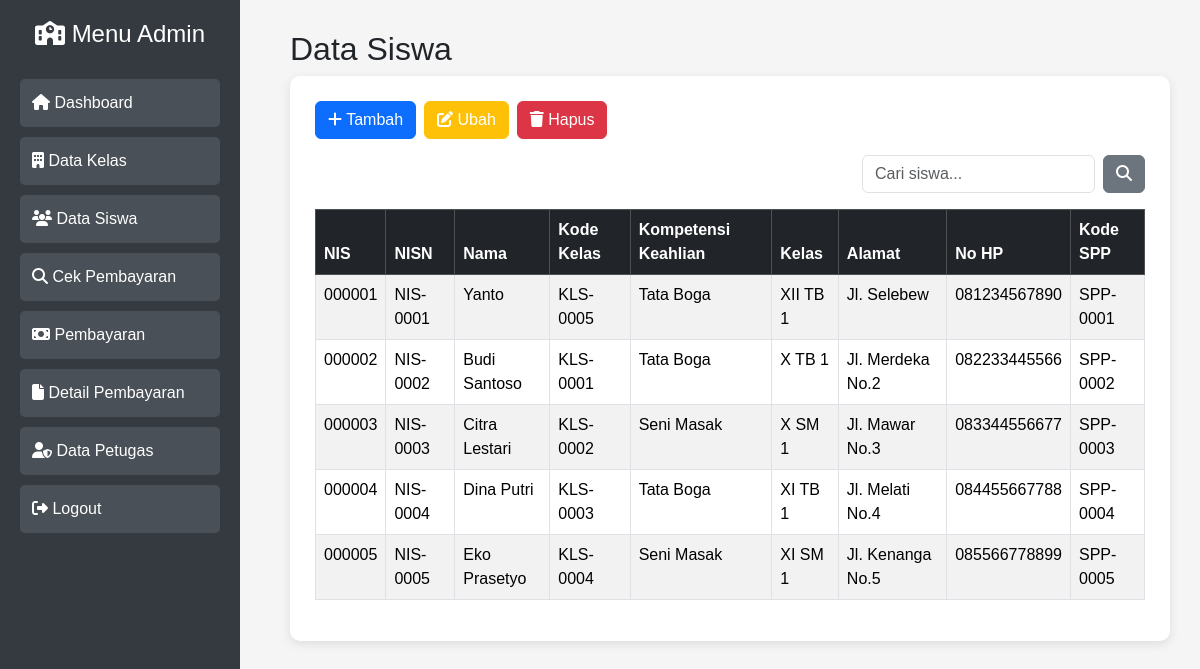
Page /siswa/index.php (signed in) on the committed database.
### tables this page shows
CREATE TABLE `tb_siswa` (
  `nisn` varchar(10) NOT NULL,
  `nis` varchar(8) DEFAULT NULL,
  `nama` varchar(50) DEFAULT NULL,
  `id_kelas` varchar(11) DEFAULT NULL,
  `nama_kelas` varchar(10) DEFAULT NULL,
  `alamat` text DEFAULT NULL,
  `no_telp` varchar(13) DEFAULT NULL,
  `id_spp` varchar(40) DEFAULT NULL
);

CREATE TABLE `tb_kelas` (
  `id_kelas` varchar(11) NOT NULL,
  `nama_kelas` varchar(10) DEFAULT NULL,
  `komp_keahlian` varchar(50) DEFAULT NULL
);

### siswa/index.php (the view, shortened to what this page needs)
<?php
include_once __DIR__ . "/../config/koneksi.php";
$search = isset($_GET['search']) ? $_GET['search'] : '';
$sql = "SELECT
tb_siswa.*,
tb_kelas.komp_keahlian
FROM tb_siswa
JOIN tb_kelas ON tb_siswa.id_kelas = tb_kelas.id_kelas";
$data = mysqli_query($koneksi, $sql);
?>
<?php
cekAdmin(); include "../template/header.php"; ?>
<?php
cekAdmin(); include "../template/sidebar.php"; ?>
<div class="content">
<h2>Data Siswa</h2>
<div class="box">
<div class="mb-3 d-flex gap-2">
    <a href="tambah.php" class="btn btn-primary">
        <i class="fa fa-plus"></i>
        Tambah
    </a>
    <a href="#" class="btn btn-warning text-white"
       onclick="return cekPilih('ubah')">
        <i class="fa fa-edit"></i>
        Ubah
    </a>
    <a href="#" class="btn btn-danger"
       onclick="return cekPilih('hapus')">
        <i class="fa fa-trash"></i>
        Hapus
    </a>
</div>
<div class="mb-3 d-flex justify-content-end">
    <form method="GET" class="d-flex gap-2">
        <input type="text" name="search" class="form-control"
               placeholder="Cari siswa..."
               value="<?= htmlspecialchars($search) ?>">
        <button type="submit" class="btn btn-secondary">
            <i class="fa fa-search"></i>
        </button>
    </form>
</div>
<div class="table-responsive">
<table class="table table-striped table-bordered" id="tblSiswa">
<thead class="table-dark">
<tr>
    <th>NIS</th>
    <th>NISN</th>
    <th>Nama</th>
    <th>Kode Kelas</th>
    <th>Kompetensi Keahlian</th>
    <th>Kelas</th>
    <th>Alamat</th>
    <th>No HP</th>
    <th>Kode SPP</th>
</tr>
</thead>
<tbody>
<?php
while($s=mysqli_fetch_assoc($data)){
?>
<tr class="baris-siswa"
    data-nisn="<?= $s['nisn'] ?>"
    data-nama="<?= $s['nama'] ?>"
    style="cursor:pointer;">
    <td><?= $s['nis'] ?></td>
    <td><?= $s['nisn'] ?></td>
    <td><?= $s['nama'] ?></td>
    <td><?= $s['id_kelas'] ?></td>
    <td><?= $s['komp_keahlian'] ?></td>
    <td><?= $s['nama_kelas'] ?></td>
    <td><?= $s['alamat'] ?></td>
    <td><?= $s['no_telp'] ?></td>
    <td><?= $s['id_spp'] ?></td>
</tr>
<?php
cekAdmin(); } ?>
</tbody>
</table>
</div>
</div>
</div>
</body>
</html>

### assets/css/style.css (style rules this page uses)
body { font-family: Arial; background:#f5f5f5; }
.content { margin-left:250px; padding:20px; }
.content { margin-left:260px; padding:30px; }
.box { background:white; padding:25px; border-radius:10px; box-shadow:0 3px 10px #ddd; }

### rows in the picture
tb_siswa: nis "000001", nisn "NIS-0001", nama "Yanto", id_kelas "KLS-0005", id_kelas.komp_keahlian "Tata Boga", nama_kelas "XII TB 1", alamat "Jl. Selebew", no_telp "081234567890", id_spp "SPP-0001"
tb_siswa: nis "000002", nisn "NIS-0002", nama "Budi Santoso", id_kelas "KLS-0001", id_kelas.komp_keahlian "Tata Boga", nama_kelas "X TB 1", alamat "Jl. Merdeka No.2", no_telp "082233445566", id_spp "SPP-0002"
tb_siswa: nis "000003", nisn "NIS-0003", nama "Citra Lestari", id_kelas "KLS-0002", id_kelas.komp_keahlian "Seni Masak", nama_kelas "X SM 1", alamat "Jl. Mawar No.3", no_telp "083344556677", id_spp "SPP-0003"
tb_siswa: nis "000004", nisn "NIS-0004", nama "Dina Putri", id_kelas "KLS-0003", id_kelas.komp_keahlian "Tata Boga", nama_kelas "XI TB 1", alamat "Jl. Melati No.4", no_telp "084455667788", id_spp "SPP-0004"
tb_siswa: nis "000005", nisn "NIS-0005", nama "Eko Prasetyo", id_kelas "KLS-0004", id_kelas.komp_keahlian "Seni Masak", nama_kelas "XI SM 1", alamat "Jl. Kenanga No.5", no_telp "085566778899", id_spp "SPP-0005"
